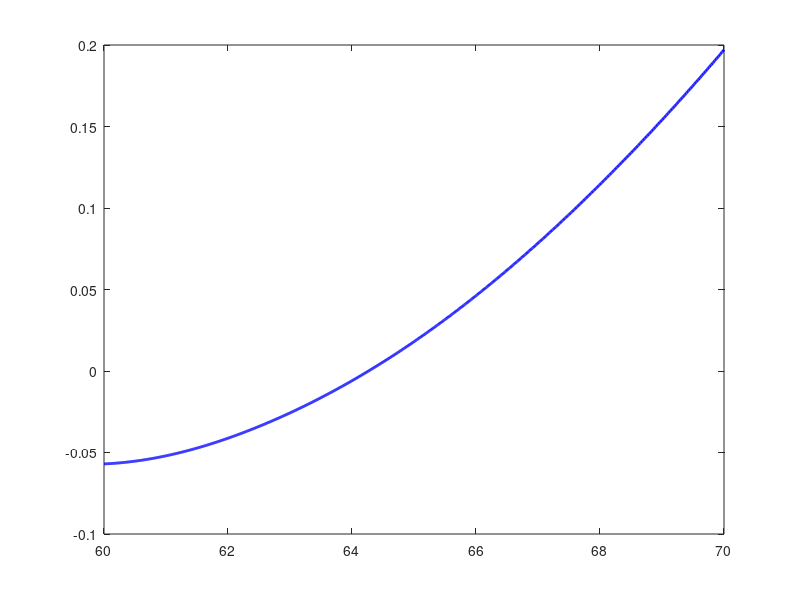

Source code (MATLAB): (Note: this script raises an error after producing the figure.)
clc;
clear;
close all;

% Datos de frecuencia
f = [10.0 12.5 15.0 17.5 20.0 22.5 25.0 27.5 30.0 32.5 ...
    35.0 37.5 40.0 42.5 45.0 47.5 50.0 52.5 55.0 57.5 ...
    60.0 62.5 65.0 67.5 70.0 72.5 75.0 77.5 80.0 82.5 ...
    85.0 87.5 90.0 92.5 95.0 97.5 100.0 102.5 105.0 107.5];

% Datos de voltaje
V = [0.842 0.911 0.986 1.062 1.143 1.227 1.314 1.401 1.482 1.551 ...
    1.216 1.048 0.866 0.689 0.521 0.364 0.223 0.103 0.012 -0.041 ...
    -0.057 -0.034 0.018 0.096 0.197 0.318 0.452 0.579 0.700 0.809 ...
    0.611 0.688 0.756 0.811 0.856 0.894 0.926 0.954 0.980 1.004];

% Construccion del spline
sp = spline(f,V);

% Funcion
g = @(x) ppval(sp,x);

% Intervalo inicial
a = 62.5;
b = 65.0;

tol = 1e-6;

% Metodo de biseccion
while (b-a)/2 > tol

    c = (a+b)/2;

    if g(a)*g(c) < 0
        b = c;
    else
        a = c;
    end

end

raiz = (a+b)/2;

fprintf('Segunda raiz aproximada = %.4f kHz\n', raiz);

% Grafica
fino = linspace(60,70,1000);

figure;
plot(fino,ppval(sp,fino),'b','LineWidth',2);
hold on;
yline(0,'r--');
plot(raiz,0,'ko','MarkerFaceColor','k');

grid on;

xlabel('Frecuencia (kHz)');
ylabel('V(f)');

title('Segunda raiz usando biseccion');

legend('Spline V(f)','Nivel cero','Raiz');
